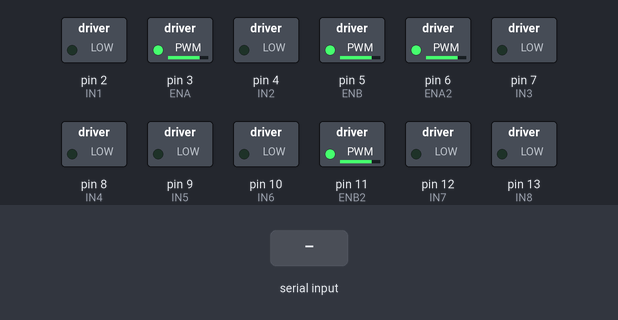
The sketch below on a simulated Arduino Uno, built with avr-gcc and run on an emulated ATmega328P. Parts: switched loads named in the sketch (green lamp = pin HIGH). The inputs (shaded band) are chosen by the test bench.

Above: at 1.2 s.
1.3 s: "1" received over Serial
At 2.5 s:
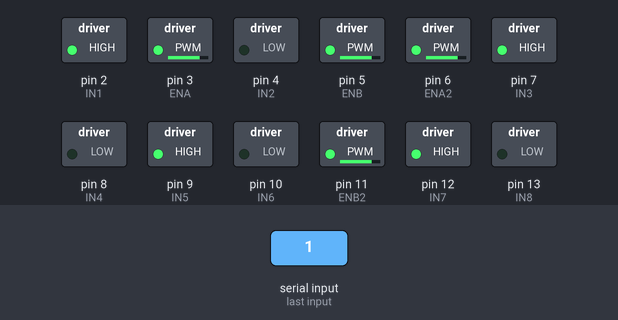
2.8 s: "2" received over Serial
At 3.6 s:
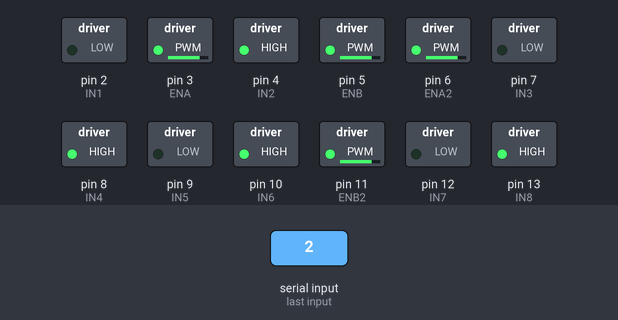
4.3 s: "3" received over Serial
At 4.8 s:
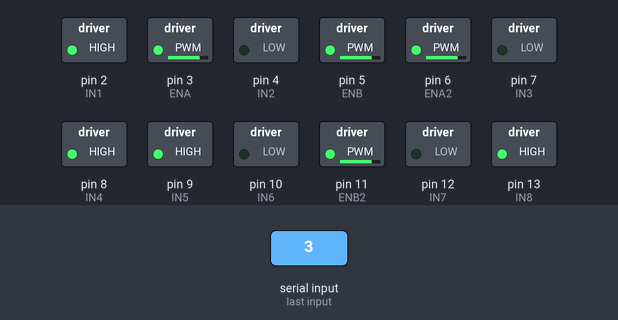
5.8 s: "4" received over Serial
At 7.0 s:
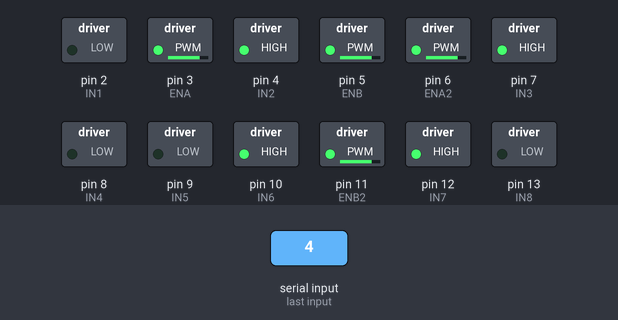
7.3 s: "5" received over Serial
At 8.3 s:
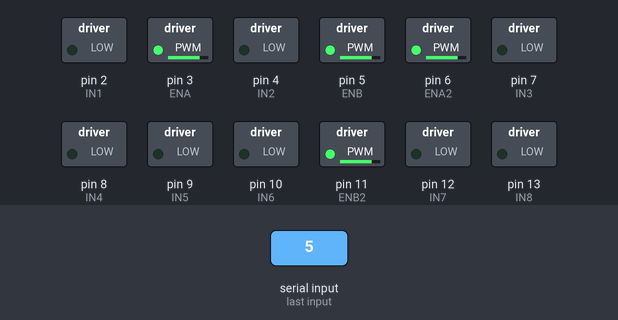
Timing chart, 0 to 9.8 s (numbered marks = the images above; inputs shaded):
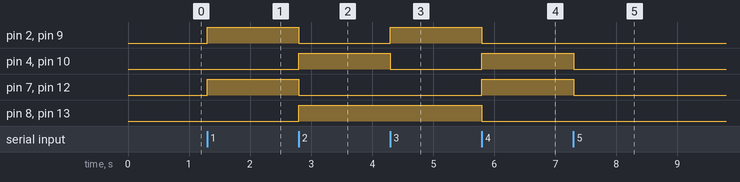

Measured:
- after the input at 1.3 s, pin 2 (IN1), pin 7 (IN3), pin 9 (IN5), pin 12 (IN7): LOW → HIGH at once
- after the input at 2.8 s, pin 2 (IN1), pin 7 (IN3), pin 9 (IN5), pin 12 (IN7): HIGH → LOW at once; pin 4 (IN2), pin 8 (IN4), pin 10 (IN6), pin 13 (IN8): LOW → HIGH at once
- after the input at 4.3 s, pin 2 (IN1), pin 9 (IN5): LOW → HIGH at once; pin 4 (IN2), pin 10 (IN6): HIGH → LOW at once
- after the input at 5.8 s, pin 2 (IN1), pin 8 (IN4), pin 9 (IN5), pin 13 (IN8): HIGH → LOW at once; pin 4 (IN2), pin 7 (IN3), pin 10 (IN6), pin 12 (IN7): LOW → HIGH at once
- after the input at 7.3 s, pin 4 (IN2), pin 7 (IN3), pin 10 (IN6), pin 12 (IN7): HIGH → LOW at once

The sketch:

prueba_motores.ino
```cpp
// Pines Motores Puente H1
#define ENA   3 // Motor 1 (lado izquierdo enfrente) rojo
#define IN1   2 // café
#define IN2   4 // verde

#define ENB   5 // Motor 2 (lado derecho enfrente) azul
#define IN3   7 // naranja
#define IN4   8 // amarillo

// Pines Motores Puente H2
#define ENA2  6  // Motor 3 (lado izquierdo atrás) rojo
#define IN5   9  // café
#define IN6   10 // morado

#define ENB2  11 // Motor 4 (lado derecho atrás) azul
#define IN7   12 // verde
#define IN8   13 // morado


// --- Funciones de movimiento ---
void adelante() {
  digitalWrite(IN1, HIGH);
  digitalWrite(IN2, LOW);
  digitalWrite(IN3, HIGH);
  digitalWrite(IN4, LOW);

  digitalWrite(IN5, HIGH);
  digitalWrite(IN6, LOW);
  digitalWrite(IN7, HIGH);
  digitalWrite(IN8, LOW);
}

void atras() {
  digitalWrite(IN1, LOW);
  digitalWrite(IN2, HIGH);
  digitalWrite(IN3, LOW);
  digitalWrite(IN4, HIGH);

  digitalWrite(IN5, LOW);
  digitalWrite(IN6, HIGH);
  digitalWrite(IN7, LOW);
  digitalWrite(IN8, HIGH);
}

void izquierda() {
  digitalWrite(IN1, LOW);
  digitalWrite(IN2, HIGH);
  digitalWrite(IN3, HIGH);
  digitalWrite(IN4, LOW);

  digitalWrite(IN5, LOW);
  digitalWrite(IN6, HIGH);
  digitalWrite(IN7, HIGH);
  digitalWrite(IN8, LOW);
}

void derecha() {
  digitalWrite(IN1, HIGH);
  digitalWrite(IN2, LOW);
  digitalWrite(IN3, LOW);
  digitalWrite(IN4, HIGH);

  digitalWrite(IN5, HIGH);
  digitalWrite(IN6, LOW);
  digitalWrite(IN7, LOW);
  digitalWrite(IN8, HIGH);
}

void detener() {
  digitalWrite(IN1, LOW);
  digitalWrite(IN2, LOW);
  digitalWrite(IN3, LOW);
  digitalWrite(IN4, LOW);

  digitalWrite(IN5, LOW);
  digitalWrite(IN6, LOW);
  digitalWrite(IN7, LOW);
  digitalWrite(IN8, LOW);
}

void setup() {
  // Configurar pines como salida
  pinMode(IN1, OUTPUT);
  pinMode(IN2, OUTPUT);
  pinMode(IN3, OUTPUT);
  pinMode(IN4, OUTPUT);
  pinMode(ENA, OUTPUT);
  pinMode(ENB, OUTPUT);

  pinMode(IN5, OUTPUT);
  pinMode(IN6, OUTPUT);
  pinMode(IN7, OUTPUT);
  pinMode(IN8, OUTPUT);
  pinMode(ENA2, OUTPUT);
  pinMode(ENB2, OUTPUT);

  Serial.begin(9600);

  detener(); // para que al inicio esté detenido

  // Velocidad inicial (0-255)
  analogWrite(ENA, 200);
  analogWrite(ENB, 200);
  analogWrite(ENA2, 200);
  analogWrite(ENB2, 200);
}

void loop() {
  if (Serial.available() > 0) {
    char comando = Serial.read();

    if (comando == '1') {
      adelante();

    } else if (comando == '2') {
      atras();

    } else if (comando == '3') {
      derecha();

    } else if (comando == '4') {
      izquierda();

    } else if (comando == '5'){
      detener();
    }
  }
}
```
